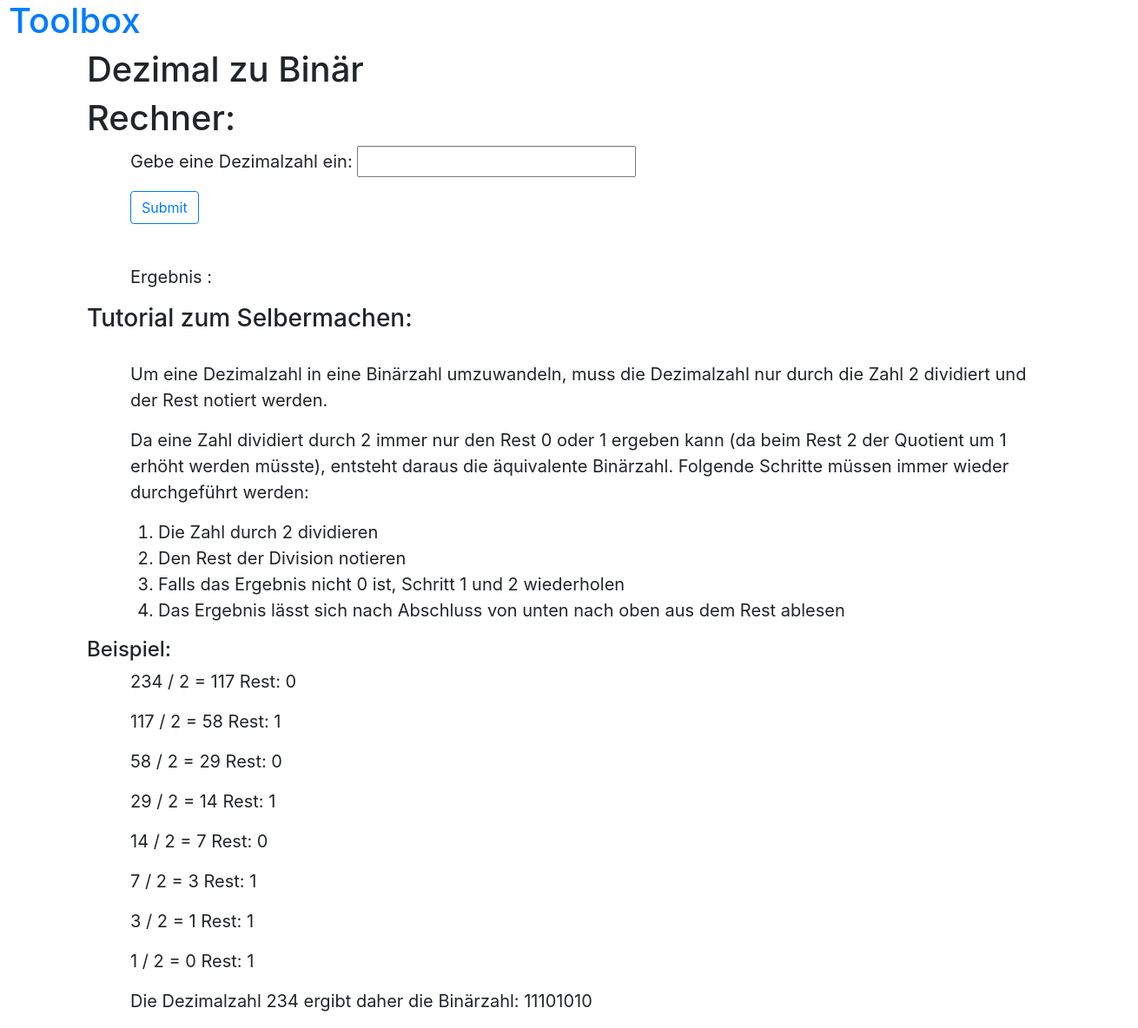
Page /2/ on the committed database.
### app/models.py (models this page shows)
class Application(models.Model):
    class Meta:
        verbose_name_plural = 'Applications'
    id = models.IntegerField(primary_key=True)
    name = models.CharField(max_length=30)
    description = models.CharField(max_length=300)
    functionname = models.CharField(max_length=500)
    templatetext = models.CharField(max_length=500)
    inputanzahl = models.IntegerField()
    outputanzahl = models.IntegerField()
    errormessage = models.CharField(max_length=100)

### app/views.py (the view)
# urls.py: path('<int:pk>/', manage_functions, name='manage'),
def manage_functions(request, pk=None):
    if pk:
        function = Application.objects.get(pk=pk)
    val = function.templatetext.replace('{{ opci }}', '0').replace('{{ error }}', '')
    for i in range(1, function.outputanzahl + 1):
        val = val.replace('{{ ' + alphabet[i] + ' }}', '')
    return render(request, f'app/template.html',
                  {'page_title': f'{function.name}',
                   'id': f'{pk}',
                   'op': 0,
                   'templatecode': val,
                   'description': function.description,
                   })

### templates/app/template.html (shortened to what this page needs)
{% extends 'app/base.html' %}
{% load bootstrap4 %}
{% block content %}
    <h1 style="margin-left: 50px;">{{ page_title }}</h1>
    <h1 style="margin-left: 50px;">Rechner:</h1>
    <form action="results" method="post">
        <div style="margin-left: 100px; font-size: 20px;">
            {{ templatecode |safe}}
        </div>
    </form>
    {{ description |safe }}
{% endblock %}

### rows in the picture
Application: name "Dezimal zu Binär", description "Tutorial zum Selbermachen: Um eine Dezimalzahl in eine Binärzahl umzuwandeln, muss die Dezimalzahl nur durch die Zahl 2 dividiert und der Rest notiert werden. Da eine Zahl dividiert durch 2 immer nur den Rest 0 oder 1 ergeben kann (da beim Rest 2 der Quotient um 1 erhöht werden müsste), entsteht daraus die äquivalente Binärzahl. Folgende Schritte müssen immer wieder durchgeführt werden: Die Zahl durch 2 dividieren Den Rest der Division notieren Falls das Ergebnis nicht 0 ist, Schritt 1 und 2 wiederholen Das Ergebnis lässt sich nach Abschluss von unten nach oben aus dem Rest ablesen Beispiel: 234 / 2 = 117 Rest: 0 117 / 2 = 58 Rest: 1 58 / 2 = 29 Rest: 0 29 / 2 = 14 Rest: 1 14 / 2 = 7 Rest:…"
